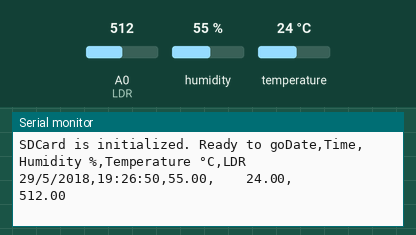
This sketch was run on a simulated Arduino Uno, built with avr-gcc and run on an emulated ATmega328P. On the bench: the last lines printed to the serial monitor. Inputs (shaded band) come from the test bench; at power-on: humidity 55 %, A0 (LDR) = 512, temperature 24 °C. Storage starts empty.

Above: at 5.8 s.
5.9 s: humidity set to 22 %
9.2 s: A0 (LDR) set to 716
At 10.5 s:
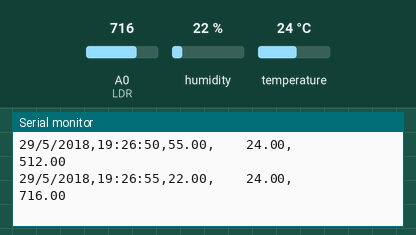
12.5 s: temperature set to 12 °C
At 15.6 s:
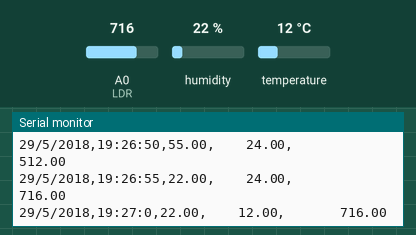
15.8 s: A0 (LDR) set to 900
19.1 s: humidity set to 40 %
At 21.4 s:
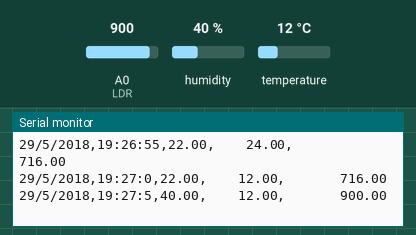
Timing chart, 0 to 22.9 s (numbered marks = the images above; inputs shaded):
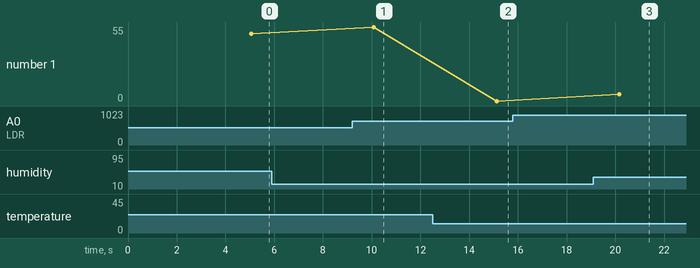

Measured:
- after the input at 9.2 s, the serial monitor: prints a new line after 0.90 s (image 1)
- after the input at 12.5 s, the serial monitor: prints a new line after 2.6 s (image 2)
- after the input at 19.1 s, the serial monitor: prints a new line after 1.1 s (image 3)

The sketch:

Proyecto_Recoleccion_Datos_Planta.ino
```cpp
#include <SD.h>
#include <SPI.h>
#include <DHT.h>
#include <TimeLib.h>
#define DHTPIN 2
#define DHTTYPE DHT22

DHT dht(DHTPIN, DHTTYPE);
int LDR=A0;
int CS_pin=10;
File sd_file;

void setup() {
  Serial.begin(9600);
  setTime(19,26,50,29,05,2018);
  pinMode(CS_pin, OUTPUT);
  dht.begin();
  //SDCard Initialization
  if (SD.begin()) {
    Serial.print("SDCard is initialized. Ready to go");
  }
  else {
    Serial.println("Failed");
    return;
  }
  sd_file = SD.open("data.txt", FILE_WRITE);
  if (sd_file) {
    Serial.print("Date");
    Serial.print(",");
    Serial.print("Time");
    Serial.print(",");
    Serial.print("Humidity %");
    Serial.print(",");
    Serial.print("Temperature °C");
    Serial.print(",");
    Serial.println("LDR");
    sd_file.print("Date");
    sd_file.print(",");
    sd_file.print("Time");
    sd_file.print(",");
    sd_file.print("Humidity");
    sd_file.print(",");
    sd_file.print("Temperature °C");
    sd_file.print(",");
    sd_file.println("LDR");
   }
  sd_file.close(); //closing the file
}

void loop() {
    time_t t=now();
    sd_file = SD.open("data.txt", FILE_WRITE);
    if(sd_file) {
      senddata();
    }
    //if the file didn't open, print an error:
    else {
      Serial.println("error opening file");
    }
    float h=dht.readHumidity();
    float te=dht.readTemperature();
    float l=analogRead(LDR);
    Serial.print(day(t));
    Serial.print(+ "/");
    Serial.print(month(t));
    Serial.print(+ "/");
    Serial.print(year(t));
    Serial.print(",");
    Serial.print(hour(t));
    Serial.print(+ ":");
    Serial.print(minute(t));
    Serial.print(+ ":");
    Serial.print(second(t)),
    Serial.print(",");
    Serial.print(h);
    Serial.print(",    ");
    Serial.print(te);
    Serial.print(",       ");
    Serial.println(l);
}

void senddata() {
    float h=dht.readHumidity();
    float t=dht.readTemperature();
    float l=analogRead(LDR);
    sd_file.print(day(t));
    sd_file.print(+ "/");
    sd_file.print(month(t));
    sd_file.print(+ "/");
    sd_file.print(year(t));
    sd_file.print(",");
    sd_file.print(hour(t));
    sd_file.print(":");
    sd_file.print(minute(t));
    sd_file.print(":");
    sd_file.print(second(t));
    sd_file.print(",  ");
    sd_file.print(h);
    sd_file.print(",    ");
    sd_file.print(t);
    sd_file.print(",      ");
    sd_file.println(l);
    sd_file.flush(); //saving the file
    delay(5000);
  sd_file.close(); //closing the file
}
```
